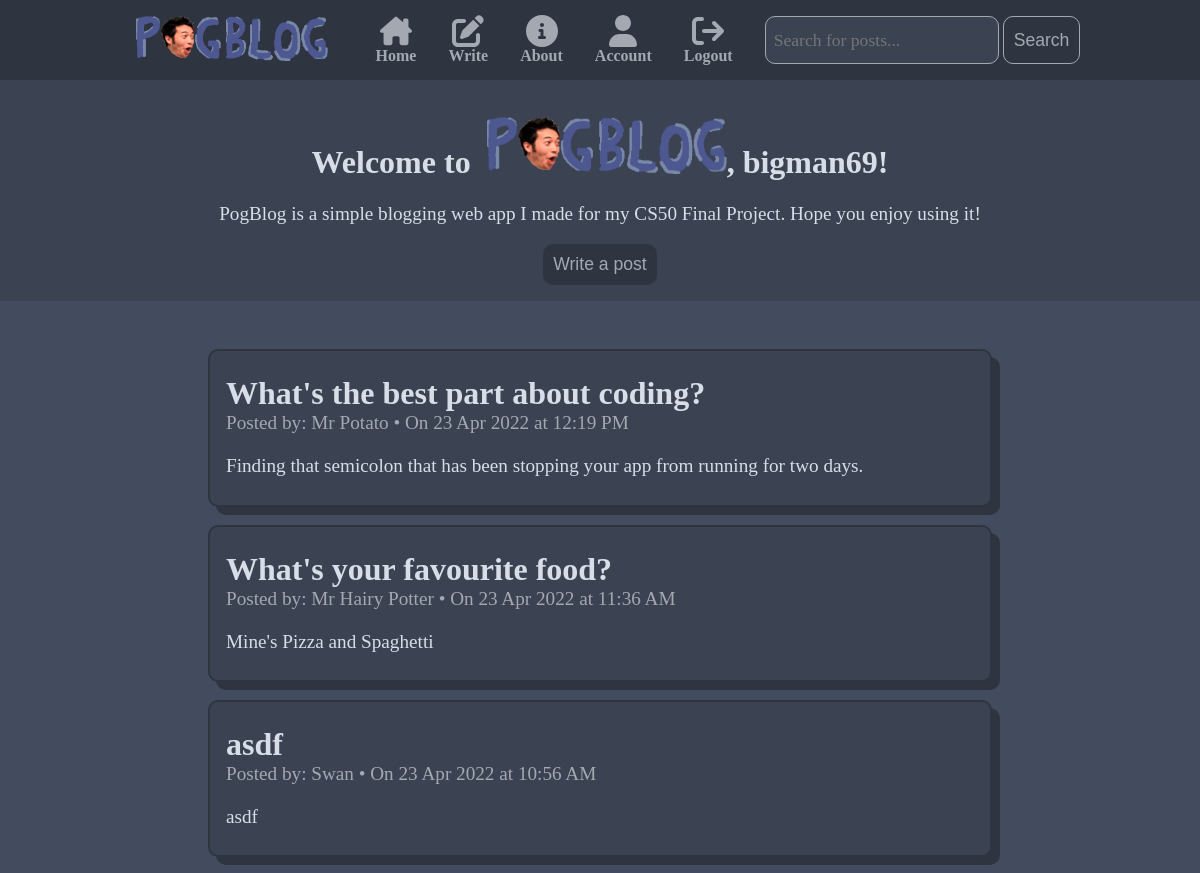
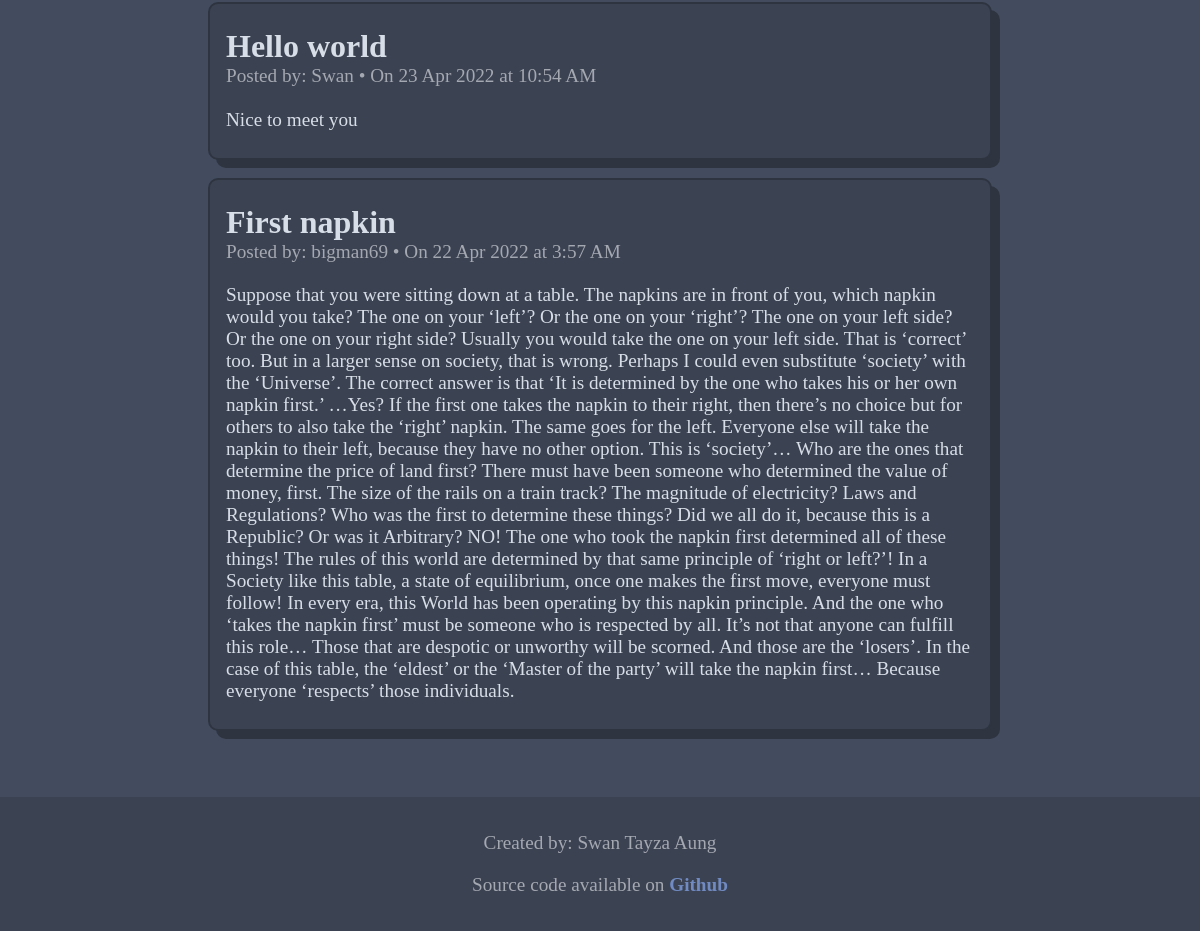
/ (signed in), run on the app's committed database (2 pictures, top to bottom).
### tables this page shows
CREATE TABLE users (id INTEGER, username TEXT NOT NULL, hash TEXT NOT NULL, pw_len INTEGER, PRIMARY KEY(id));

CREATE TABLE posts (id INTEGER, user INTEGER, title TEXT NOT NULL, content TEXT NOT NULL, time INTEGER, PRIMARY KEY(id), FOREIGN KEY(user) REFERENCES users(id));

### application.py (the view)
@app.route("/")
@login_required
def index():
    username = db.execute("SELECT username FROM users WHERE id = :userid", userid=session["user_id"])[0]["username"]
    posts = db.execute("SELECT users.username, posts.title, posts.content, posts.time\
                        FROM users INNER JOIN posts ON users.id = posts.user\
                        ORDER BY posts.time DESC;")
    return render_template("index.html", username=username, posts=posts)

### application.py (called while the page is built)
@app.after_request
def after_request(response):
    response.headers["Cache-Control"] = "no-cache, no-store, must-revalidate"
    response.headers["Expires"] = 0
    response.headers["Pragma"] = "no-cache"
    return response

### helpers.py (called while the page is built)
def login_required(f):
    @wraps(f)
    def decorated_function(*args, **kwargs):
        if session.get("user_id") is None:
            return redirect("/login")
        return f(*args, **kwargs)
    return decorated_function

def unix_to_date(unixtimestamp):
    date = datetime.fromtimestamp(unixtimestamp).strftime('%d %b %Y')
    return date

def unix_to_time(unixtimestamp):
    time = datetime.fromtimestamp(unixtimestamp).strftime('%l:%M %p')
    return time

### templates/index.html (shortened to what this page needs)
{% extends "layout.html" %}
{% block head %}
    <div class="infobox">
        <h1 id="intro">Welcome to &nbsp;<img src="/static/pogblog-full.png" id="home-img">, {{ username }}!</h1>
        <p>PogBlog is a simple blogging web app I made for my CS50 Final Project. Hope you enjoy using it!</p>
        <a href="/write"><button class="btn-custom"><span>Write a post</span></button></a>
    </div>
{% endblock %}
{% block main %}
    <div class="post-container">
        {% for post in posts %}
        <div class="post">
            <div class="post-head">
                <h1 class="post-title">{{ post.title }}</h1>
                <p class="post-info">Posted by: {{ post.username }} • On {{ post.time | unix_to_date }} at {{ post.time | unix_to_time }}</p>
            </div><br>
            <div class="post-body"><p>{{ post.content }}</p></div>
        </div>
        <br>
        {% endfor %}
    </div>
{% endblock %}

### static/styles.css (style rules this page uses)
* { box-sizing: border-box; }
:root { font-size: 16px; --bg-primary: #2e3440; --bg-secondary: #3b4252; --bg-shadow: #434c5e; --fg-primary: #d8dee7; --fg-secondary: #a4a8b1; --fg-alt: #718bc2; --transition-speed: 600ms; --sans: "Ubuntu"; --serif: "Source serif pro"; }
body { padding: 0; margin: 0; font-family: var(--sans); background-color: var(--bg-secondary) ; }
h1 { font-size: 2rem ; }
p, .btn-custom-custom { font-size: 1.2rem ; font-family: var(--serif); }
.btn-custom { background-color: var(--bg-primary); border: none; padding: 10px; border-radius: 10px; color: var(--fg-secondary); transition: ease var(--transition-speed); font-size: 1.1rem; cursor: pointer; display: inline-block; transition: all 0.5s; }
.btn-custom span { cursor: pointer; display: inline-block; position: relative; transition: 0.5s; }
.btn-custom span:after { content: '\00bb'; position: absolute; opacity: 0; top: 0; right: -20px; transition: 0.5s; }
a { color: var(--fg-alt); font-weight:600; text-decoration: none; }
#home-img { width: 15rem; }
.infobox { background-color: var(--bg-secondary); text-align: center; color: var(--fg-primary); width: 100%; padding: 1rem 2rem; }
.post { width: 100%; text-align: left; background-color: var(--bg-secondary); border: 2px solid var(--bg-primary); box-shadow: 0.5rem 0.5rem var(--bg-primary); }
.post-title { margin: 1rem auto auto auto; }
.post-info { padding: 0; margin: auto auto -1rem auto; color: var(--fg-secondary); }
@media screen and (min-width: 600px) { .post-container { padding: 0 10rem; } }
@media screen and (min-width: 600px) { .post { border-radius: 10px; } }
@media screen and (min-width: 600px) { .post-head { padding: 0.5rem 1rem 0 1rem; } }
@media screen and (min-width: 600px) { .post-body { padding: 0 1rem 0.5rem 1rem; } }

### data on the page
users: username "bigman69"
posts: title "What's the best part about coding?", username "Mr Potato", time|unix_to_date "23 Apr 2022", time|unix_to_time "12:19 PM", content "Finding that semicolon that has been stopping your app from running for two days."
posts: title "What's your favourite food?", username "Mr Hairy Potter", time|unix_to_date "23 Apr 2022", time|unix_to_time "11:36 AM", content "Mine's Pizza and Spaghetti"
posts: title "asdf", username "Swan", time|unix_to_date "23 Apr 2022", time|unix_to_time "10:56 AM", content "asdf"
posts: title "Hello world", username "Swan", time|unix_to_date "23 Apr 2022", time|unix_to_time "10:54 AM", content "Nice to meet you"
posts: title "First napkin", username "bigman69", time|unix_to_date "22 Apr 2022", time|unix_to_time "3:57 AM", content "Suppose that you were sitting down at a table. The napkins are in front of you, which napkin would you take? The one on your ‘left’? Or the one on your ‘right’? The one on your left side? Or the one on your right side? Usually you would take the one on your left side. That is ‘correct’ too. But in a larger sense on society, that is wrong. Perhaps I could even substitute ‘society’ with the ‘Universe’. The correct answer is that ‘It is determined by the one who takes his or her own napkin first.’ …Yes? If the first one takes the napkin to their right, then there’s no choice but for others to also take the ‘right’ napkin. The same goes for the left. Everyone else will take the napkin to their…"
